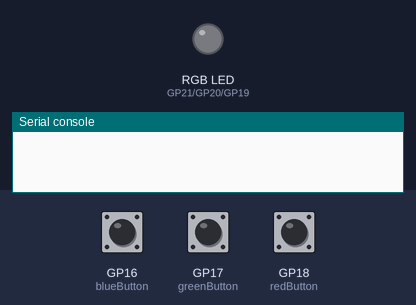
A program run on a simulated Raspberry Pi Pico running MicroPython. On the bench: an RGB LED mixed from three pins (HIGH = lit), the last lines printed to the serial console. Inputs (shaded band) come from the test bench; at power-on: GP16 (blueButton) HIGH, GP17 (greenButton) HIGH, GP18 (redButton) HIGH.

Above: at 1.2 s.
1.3 s: GP16 (blueButton) pulled LOW for 0.15 s
At 2.1 s:
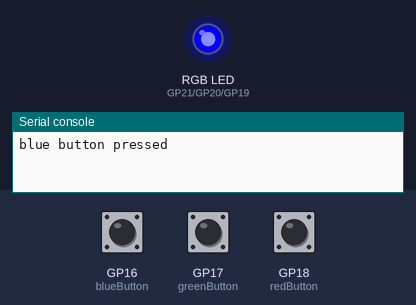
2.9 s: GP17 (greenButton) pulled LOW for 0.15 s
At 3.3 s:
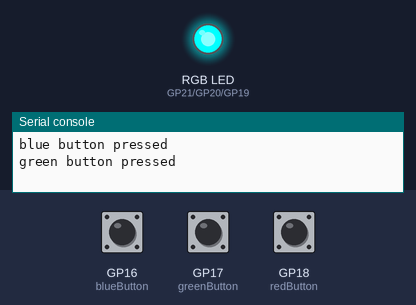
4.5 s: GP18 (redButton) pulled LOW for 0.15 s
At 5.7 s:
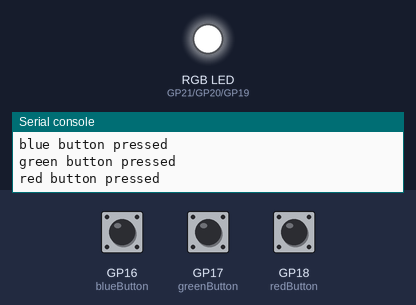
6.1 s: GP16 (blueButton) pulled LOW for 1 s
At 8.2 s:
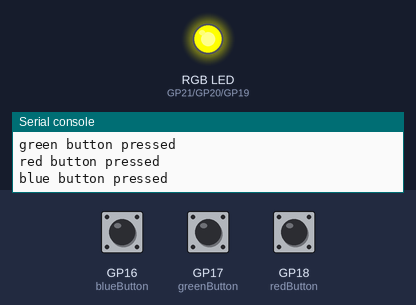
8.6 s: GP17 (greenButton) pulled LOW for 1 s
At 10.1 s:
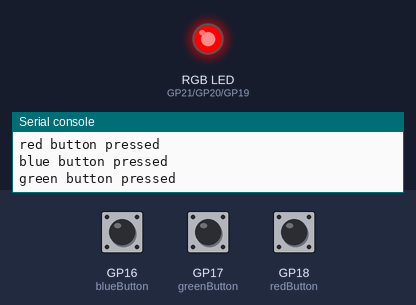
11.1 s: GP16 (blueButton) pulled LOW for 0.15 s
At 12.0 s:
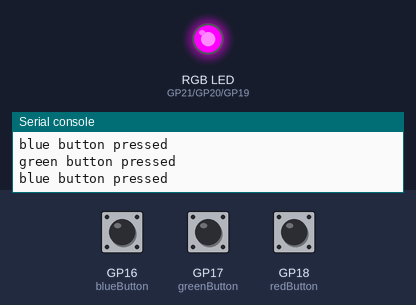
Timing chart, 0 to 13.7 s (numbered marks = the images above; inputs shaded):
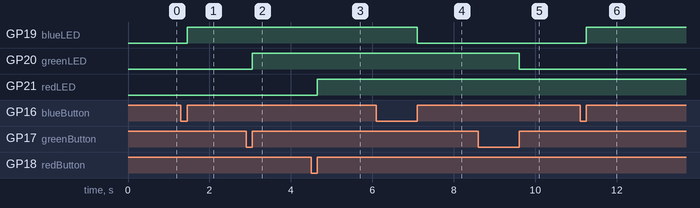

Measured:
- after the input at 1.3 s, GP19 (blueLED): LOW → HIGH after 0.15 s
- after the input at 2.9 s, GP20 (greenLED): LOW → HIGH after 0.15 s
- after the input at 4.5 s, GP21 (redLED): LOW → HIGH after 0.15 s
- after the input at 6.1 s, GP19 (blueLED): HIGH → LOW after 1.0 s
- after the input at 8.6 s, GP20 (greenLED): HIGH → LOW after 1.0 s
- after the input at 11.1 s, GP19 (blueLED): LOW → HIGH after 0.15 s

The program:

three_buttons_RGBLED_basic.py
```python
# Program to control RGB LED with three buttons
# HW for McWhorter's Pico W Course Lesson 18
# Lori Pfahler
# May 2023

# import modules
from machine import Pin, PWM
from utime import ticks_ms, ticks_diff

# setup button and LED pins
redButton = Pin(18, Pin.IN, Pin.PULL_UP)
greenButton = Pin(17, Pin.IN, Pin.PULL_UP)
blueButton = Pin(16, Pin.IN, Pin.PULL_UP)
redLED = Pin(21, Pin.OUT)
greenLED = Pin(20, Pin.OUT)
blueLED = Pin(19, Pin.OUT)

# variables to track interrupt activation, time for debouncing
red_flag = 0
red_debounce_time = 0
green_flag = 0
green_debounce_time = 0
blue_flag = 0
blue_debounce_time = 0

# red interrupt function
def red_handler(redButton):
    global red_flag, red_debounce_time
    if ticks_diff(ticks_ms(), red_debounce_time) > 300:
        red_flag = 1
        red_debounce_time = ticks_ms()

# green interrupt function
def green_handler(greenButton):
    global green_flag, green_debounce_time
    if ticks_diff(ticks_ms(), green_debounce_time) > 300:
        green_flag = 1
        green_debounce_time = ticks_ms()

# blue interrupt function
def blue_handler(blueButton):
    global blue_flag, blue_debounce_time
    if ticks_diff(ticks_ms(), blue_debounce_time) > 300:
        blue_flag = 1
        blue_debounce_time = ticks_ms()

# interrupt request
redButton.irq(trigger = Pin.IRQ_RISING, handler = red_handler)
greenButton.irq(trigger = Pin.IRQ_RISING, handler = green_handler)
blueButton.irq(trigger = Pin.IRQ_RISING, handler = blue_handler)

try:
    while True:
        # turn on/off red LED when the red button is pressed
        if red_flag == 1:
            red_flag = 0
            print("red button pressed")
            redLED.toggle()

        # turn on/off green LED when the green button is pressed
        if green_flag == 1:
            green_flag = 0
            print("green button pressed")
            greenLED.toggle()

        # turn on/off blue LED when the blue button is pressed
        if blue_flag == 1:
            blue_flag = 0
            print("blue button pressed")
            blueLED.toggle()

except KeyboardInterrupt:
    redLED.off()
    greenLED.off()
    blueLED.off()
```
